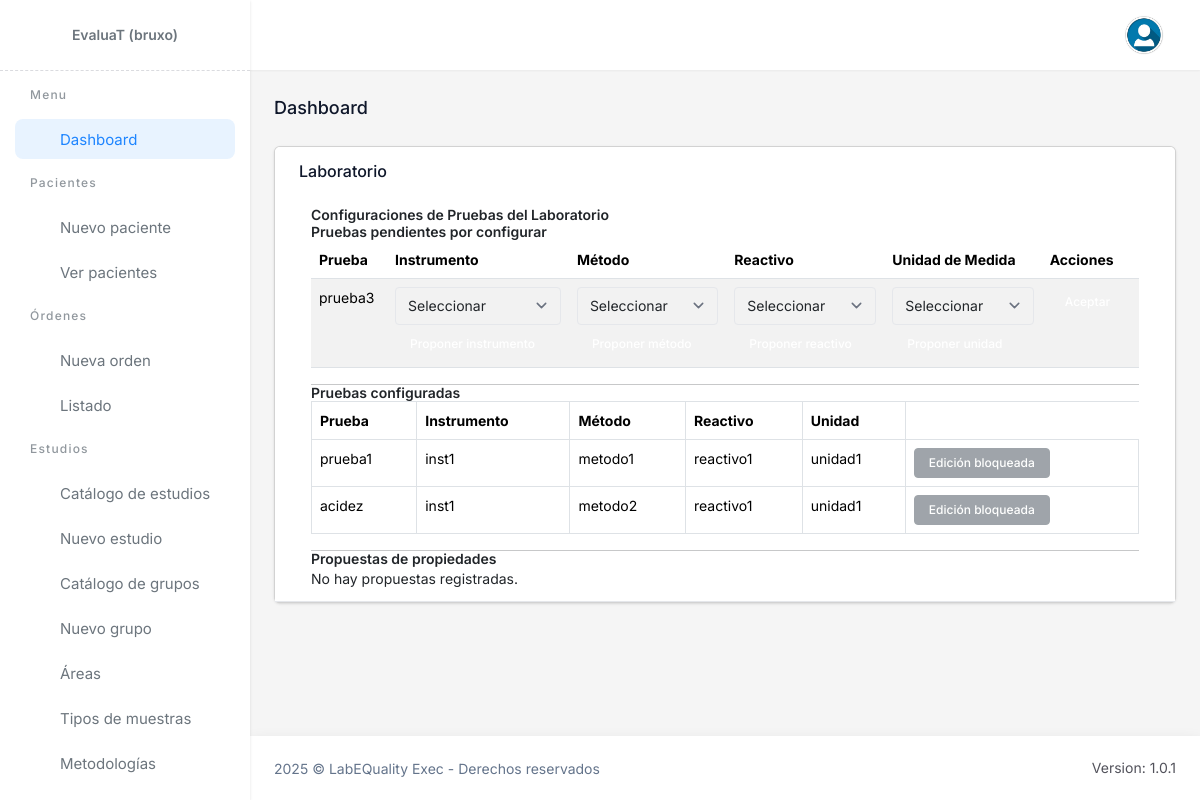
Before: /lab/ (signed in) with the older database file.
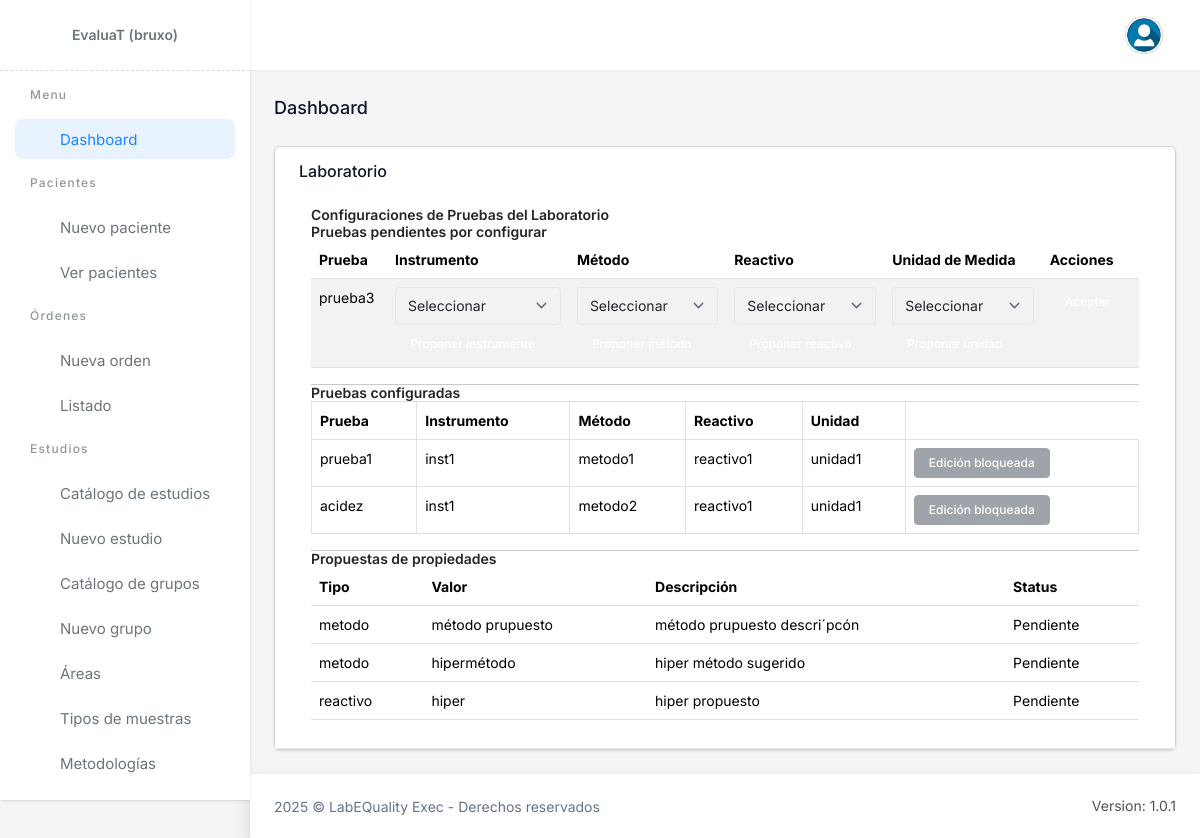
After: the same page with the newer database file.
### lab/models.py (models this page shows, shortened)
class Prueba(models.Model):
    programa_id = models.ForeignKey(Programa, on_delete=models.PROTECT, related_name='pruebas')
    nombre = models.CharField(max_length=255)
    instrumento_seleccionado_id = models.ForeignKey(Instrumento, on_delete=models.PROTECT, related_name='pruebas_instrumento_seleccionado_id', null=True, blank=True)
    metodo_analitico_seleccionado_id = models.ForeignKey(MetodoAnalitico, on_delete=models.PROTECT, related_name='pruebas_metodo_analitico_seleccionado_id', null=True, blank=True)
    reactivo_seleccionado_id = models.ForeignKey(Reactivo, on_delete=models.PROTECT, related_name='pruebas_reactivo_seleccionado_id', null=True, blank=True)
    unidad_de_medida_seleccionado_id = models.ForeignKey(UnidadDeMedida, on_delete=models.PROTECT, related_name='pruebas_unidad_de_medida_seleccionado_id', null=True, blank=True)

class LaboratorioPruebaConfig(models.Model):
    laboratorio_id = models.ForeignKey(Laboratorio, on_delete=models.PROTECT, related_name='laboratorios')
    prueba_id = models.ForeignKey(Prueba, on_delete=models.PROTECT, related_name='pruebas')
    instrumento_id = models.ForeignKey(Instrumento, on_delete=models.PROTECT, related_name='laboratorio_prueba_config_instrumento_id', null=True, blank=True)
    metodo_analitico_id = models.ForeignKey(MetodoAnalitico, on_delete=models.PROTECT, related_name='laboratorio_prueba_config_metodo_analitico_id', null=True, blank=True)
    reactivo_id = models.ForeignKey(Reactivo, on_delete=models.PROTECT, related_name='laboratorio_prueba_config_pruebas_reactivo_id', null=True, blank=True)
    unidad_de_medida_id = models.ForeignKey(UnidadDeMedida, on_delete=models.PROTECT, related_name='laboratorio_prueba_config_pruebas_unidad_de_medida_id', null=True, blank=True)
    bloqueada = models.BooleanField(default=False)  # bloqueo puntual por configuración
    class Meta:
        constraints = [
            models.UniqueConstraint(fields=['laboratorio_id', 'prueba_id'], name='uq_laboratorio_prueba')
        ]
        verbose_name_plural = "LaboratorioPruebaConfig"

class Instrumento(models.Model):
    nombre = models.CharField(max_length=255)
    descripcion = models.TextField(blank=True, null=True)

class MetodoAnalitico(models.Model):
    nombre = models.CharField(max_length=255)
    descripcion = models.TextField(blank=True, null=True)
    class Meta:
        verbose_name_plural = "MetodoAnalitico"

class Reactivo(models.Model):
    nombre = models.CharField(max_length=255)
    descripcion = models.TextField(blank=True, null=True)

class UnidadDeMedida(models.Model):
    nombre = models.CharField(max_length=255)
    descripcion = models.TextField(blank=True, null=True)
    class Meta:
        verbose_name_plural = "UnidadDeMedida"

class PropiedadARevisar(models.Model):
    TIPO_ELEMENTO_CHOICES = (
        ("instrumento", "Instrumento"),
        ("metodo", "Método Analítico"),
        ("reactivo", "Reactivo"),
        ("unidad", "Unidad"),
    )
    STATUS_CHOICES = (
        (0, "Pendiente"),
        (1, "Aprobado"),
        (2, "Rechazado"),
    )
    tipoElemento = models.CharField(max_length=50, choices=TIPO_ELEMENTO_CHOICES)
    valor = models.CharField(max_length=255)
    descripcion = models.TextField(blank=True, null=True)
    status = models.IntegerField(choices=STATUS_CHOICES, default=0)
    created_at = models.DateTimeField(auto_now_add=True)
    updated_at = models.DateTimeField(auto_now=True)
    class Meta:
        verbose_name_plural = "Propiedades a Revisar"
        ordering = ["-created_at"]

### lab/views.py (the view)
# urls.py: path("lab/", views.LabMainView.as_view(), name='labmainview'),
class LabMainView(LoginRequiredMixin, View):
    template_name = 'labmain.html'
    login_url = reverse_lazy('lab:homepage')
    def get(self, request):
        laboratorio_id = request.session.get("laboratorio_seleccionado")
        laboratorio = None
        if laboratorio_id:
            laboratorio = Laboratorio.objects.filter(id=laboratorio_id).first()
        if not laboratorio:
            messages.error(request, "No hay laboratorio asociado a tu usuario.")
            return redirect('lab:homepage')
        programas_ids = ProgramaLaboratorio.objects.filter(
            laboratorio_id=laboratorio.id
        ).values_list('programa_id', flat=True)
        pruebas_laboratorio = Prueba.objects.filter(programa_id__in=programas_ids)
        accepted_configs = LaboratorioPruebaConfig.objects.filter(laboratorio_id=laboratorio)
        accepted_prueba_ids = accepted_configs.values_list('prueba_id', flat=True)
        pending_pruebas = pruebas_laboratorio.exclude(id__in=accepted_prueba_ids)
        context = {
            'pending_pruebas': pending_pruebas,
            'accepted_configs': accepted_configs,
            'instrumentos': Instrumento.objects.all(),
            'metodos': MetodoAnalitico.objects.all(),
            'reactivos': Reactivo.objects.all(),
            'unidades': UnidadDeMedida.objects.all(),
            'laboratorio': laboratorio,
            'propuestas': PropiedadARevisar.objects.all(),
        }
        return render(request, self.template_name, context)

### lab/templates/labmain.html
{% extends "base.html" %} {% load static %} {% block content %}
<h4 class="text-slate-900 dark:text-slate-200 text-lg font-medium mb-6">Dashboard</h4>
<div class="grid sm:grid-cols-1 gap-6">
  <div class="card">
    <div class="card-header">
      <h6 class="card-title">Laboratorio</h6>
      {% include "accept_configurations.html" %}
    </div>
  </div>
</div>
{% endblock %} {% block customscripts %} {% endblock %}

### lab/templates/sidebar.html (shortened to what this page needs)
{% load static %}
<div class="app-menu">
    <a href="{% url 'lab:labmainview' %}" class="logo-box">
        <h2>EvaluaT ({{user}})</h2>
    </a>
    <div class="srcollbar" data-simplebar>
        <ul class="menu" data-fc-type="accordion">
            <li class="menu-title">Menu</li>
            <li class="menu-item">
                <a href="{% url 'lab:labmainview' %}" class="menu-link">
                    <span class="menu-icon"><i class="mgc_home_3_line"></i></span>
                    <span class="menu-text"> Dashboard </span>
                </a>
            </li>
            <li class="menu-title">Pacientes</li>
            {% if user.is_staff %}
            <li class="menu-item">
                <a href="#." class="menu-link">
                    <span class="menu-icon"><i class="mgc_user_2_line"></i></span>
                    <span class="menu-text"> Nuevo paciente </span>
                </a>
            </li>
            {% endif %}
            <li class="menu-item">
                <a href="#." class="menu-link">
                    <span class="menu-icon"><i class="mgc_group_line"></i></span>
                    <span class="menu-text"> Ver pacientes </span>
                </a>
            </li>
            <li class="menu-title">Órdenes</li>
            {% if user.is_staff %}
            <li class="menu-item">
                <a href="#." class="menu-link">
                    <span class="menu-icon"><i class="mgc_file_new_line"></i></span>
                    <span class="menu-text"> Nueva orden </span>
                </a>
            </li>
            {% endif %}
            <li class="menu-item">
                <a href="#." class="menu-link">
                    <span class="menu-icon"><i class="mgc_list_check_3_line"></i></span>
                    <span class="menu-text"> Listado </span>
                </a>
            </li>
            <li class="menu-title">Estudios</li>
            <li class="menu-item">
                <a href="#." class="menu-link">
                    <span class="menu-icon"><i class="mgc_folder_star_line"></i></span>
                    <span class="menu-text"> Catálogo de estudios </span>
                </a>
            </li>
            <li class="menu-item">
                <a href="#." class="menu-link">
                    <span class="menu-icon"><i class="mgc_news_line"></i></span>
                    <span class="menu-text"> Nuevo estudio </span>
                </a>
            </li>
            <li class="menu-item">
                <a href="#." class="menu-link">
                    <span class="menu-icon"><i class="mgc_folders_line"></i></span>
                    <span class="menu-text"> Catálogo de grupos </span>
                </a>
            </li>
            <li class="menu-item">
                <a href="#." class="menu-link">
                    <span class="menu-icon"><i class="mgc_version_line"></i></span>
                    <span class="menu-text"> Nuevo grupo </span>
                </a>
            </li>
            <li class="menu-item">
                <a href="#." class="menu-link">
                    <span class="menu-icon"><i class="mgc_folder_more_line"></i></span>
                    <span class="menu-text"> Áreas </span>
                </a>
            </li>
            <li class="menu-item">
                <a href="#." class="menu-link">
                    <span class="menu-icon"><i class="mgc_flask_2_line"></i></span>
                    <span class="menu-text"> Tipos de muestras </span>
                </a>
            </li>
            <li class="menu-item">
                <a href="#." class="menu-link">
                    <span class="menu-icon"><i class="mgc_science_line"></i></span>
                    <span class="menu-text"> Metodologías </span>
                </a>
            </li>
            <li class="menu-item">
                <a href="#." class="menu-link">
                    <span class="menu-icon"><i class="mgc_glass_cup_line"></i></span>
                </a>
            </li>
        </ul>
    </div>
</div>

### lab/templates/partials/_crear_config_prueba_row.html (shortened to what this page needs)
<tr data-prueba-id="{{ prueba.id }}">
  <td>{{ prueba.nombre }}</td>
  <td>
    <div class="campo-instrumento">
      <select name="instrumento_id" class="form-select campo-select" required>
        <option value="">Seleccionar</option>
      </select>
      <button type="button" class="btn btn-secondary btn-sm btn-proponer-instrumento mt-1">Proponer instrumento</button>
    </div>
  </td>
  <td>
    <div class="campo-metodo">
      <select name="metodo_analitico_id" class="form-select campo-select" required>
        <option value="">Seleccionar</option>
      </select>
      <button type="button" class="btn btn-secondary btn-sm btn-proponer-metodo mt-1">Proponer método</button>
    </div>
  </td>
  <td>
    <div class="campo-reactivo">
      <select name="reactivo_id" class="form-select campo-select" required>
        <option value="">Seleccionar</option>
      </select>
      <button type="button" class="btn btn-secondary btn-sm btn-proponer-reactivo mt-1">Proponer reactivo</button>
    </div>
  </td>
  <td>
    <div class="campo-unidad">
      <select name="unidad_de_medida_id" class="form-select campo-select" required>
        <option value="">Seleccionar</option>
      </select>
      <button type="button" class="btn btn-secondary btn-sm btn-proponer-unidad mt-1">Proponer unidad</button>
    </div>
  </td>
  <td>
    <form class="form-configuracion" data-prueba-id="{{ prueba.id }}">
      <button type="button" class="btn btn-success btn-sm btn-aceptar-config">
        <span class="btn-text">Aceptar</span>
      </button>
    </form>
  </td>
</tr>

### lab/templates/partials/_config_row.html
<tr>
  <td>{{ config.prueba_id.nombre }}</td>
  <td>{% if config.instrumento_id %}{{ config.instrumento_id.nombre }}{% else %}-{% endif %}</td>
  <td>{% if config.metodo_analitico_id %}{{ config.metodo_analitico_id.nombre }}{% else %}-{% endif %}</td>
  <td>{% if config.reactivo_id %}{{ config.reactivo_id.nombre }}{% else %}-{% endif %}</td>
  <td>{% if config.unidad_de_medida_id %}{{ config.unidad_de_medida_id.nombre }}{% else %}-{% endif %}</td>
  <td>
    {% if laboratorio.override_edicion_activa or today|date:"j" <= laboratorio.edicion_hasta_dia and not config.bloqueada %}
      <button class="btn btn-sm btn-primary btn-editar-config" data-config-id="{{ config.id }}">Editar</button>
    {% else %}
      <button class="btn btn-sm btn-secondary" disabled>Edición bloqueada</button>
    {% endif %}
  </td>
</tr>

### lab/templates/partials/_propuesta_row.html
<tr>
  <td>{{ prop.tipoElemento }}</td>
  <td>{{ prop.valor }}</td>
  <td>{{ prop.descripcion|default:"-" }}</td>
  <td>
    {% if prop.status == 0 %}Pendiente{% elif prop.status == 1 %}Aceptado{% else %}Rechazado{% endif %}
  </td>
</tr>

Changed rows visible on the page:
added PropiedadARevisar: tipoElemento "metodo", valor "método prupuesto", descripcion "método prupuesto descri´pcón", status "Pendiente"
added PropiedadARevisar: tipoElemento "metodo", valor "hipermétodo", descripcion "hiper método sugerido", status "Pendiente"
added PropiedadARevisar: tipoElemento "reactivo", valor "hiper", descripcion "hiper propuesto", status "Pendiente"
Other visible differences:
text no longer shown: "No hay propuestas registradas."
text now shown: "Tipo Valor Descripción Status"
